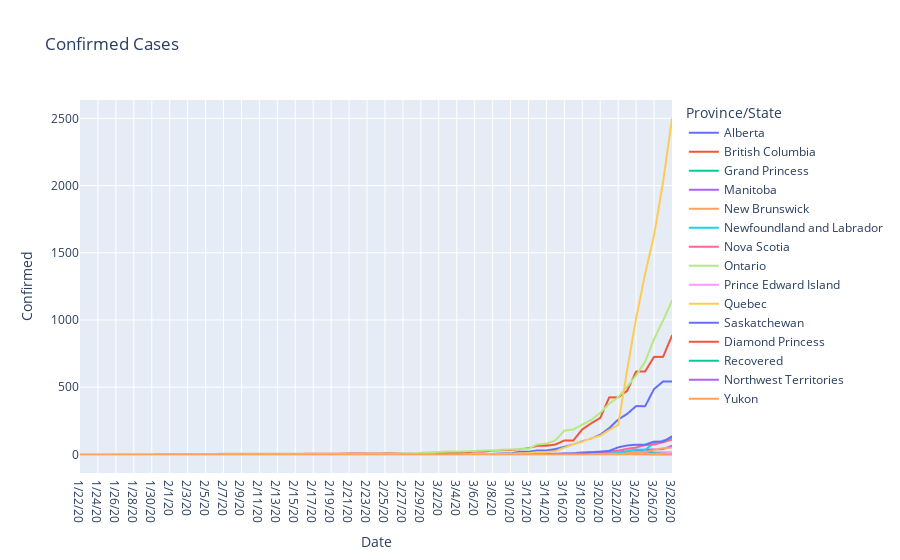

Notebook code for this chart:
### Code cell
df_prov = df_can[["Date", "Province/State", "Confirmed"]]#.groupby("Province/State")
px.line(df_prov, x="Date", y="Confirmed", color="Province/State", title="Confirmed Cases")

### Figure 1 — Plotly figure (JSON) as saved in the notebook; plotly's stock layout.template omitted (floating-point values rounded to 4 significant figures)
{"data": [{"hoverlabel": {"namelength": 0}, "hovertemplate": "Province/State=Alberta<br>Date=%{x}<br>Confirmed=%{y}", "legendgroup": "Alberta", "line": {"color": "#636efa", "dash": "solid"}, "mode": "lines", "name": "Alberta", "showlegend": true, "type": "scattergl", "x": ["1/22/20", "1/23/20", "1/24/20", "1/25/20", "1/26/20", "1/27/20", "1/28/20", "1/29/20", "1/30/20", "1/31/20", "2/1/20", "2/2/20", "2/3/20", "2/4/20", "2/5/20", "2/6/20", "2/7/20", "2/8/20", "2/9/20", "2/10/20", "2/11/20", "2/12/20", "2/13/20", "2/14/20", "2/15/20", "2/16/20", "2/17/20", "2/18/20", "2/19/20", "2/20/20", "2/21/20", "2/22/20", "2/23/20", "2/24/20", "2/25/20", "2/26/20", "2/27/20", "2/28/20", "2/29/20", "3/1/20", "3/2/20", "3/3/20", "3/4/20", "3/5/20", "3/6/20", "3/7/20", "3/8/20", "3/9/20", "3/10/20", "3/11/20", "3/12/20", "3/13/20", "3/14/20", "3/15/20", "3/16/20", "3/17/20", "3/18/20", "3/19/20", "3/20/20", "3/21/20", "3/22/20", "3/23/20", "3/24/20", "3/25/20", "3/26/20", "3/27/20", "3/28/20"], "xaxis": "x", "y": [0, 0, 0, 0, 0, 0, 0, 0, 0, 0, 0, 0, 0, 0, 0, 0, 0, 0, 0, 0, 0, 0, 0, 0, 0, 0, 0, 0, 0, 0, 0, 0, 0, 0, 0, 0, 0, 0, 0, 0, 0, 0, 0, 0, 1, 2, 4, 7, 7, 19, 19, 29, 29, 39, 56, 74, 97, 119, 146, 195, 259, 301, 359, 358, 486, 542, 542], "yaxis": "y"}, {"hoverlabel": {"namelength": 0}, "hovertemplate": "Province/State=British Columbia<br>Date=%{x}<br>Confirmed=%{y}", "legendgroup": "British Columbia", "line": {"color": "#EF553B", "dash": "solid"}, "mode": "lines", "name": "British Columbia", "showlegend": true, "type": "scattergl", "x": ["1/22/20", "1/23/20", "1/24/20", "1/25/20", "1/26/20", "1/27/20", "1/28/20", "1/29/20", "1/30/20", "1/31/20", "2/1/20", "2/2/20", "2/3/20", "2/4/20", "2/5/20", "2/6/20", "2/7/20", "2/8/20", "2/9/20", "2/10/20", "2/11/20", "2/12/20", "2/13/20", "2/14/20", "2/15/20", "2/16/20", "2/17/20", "2/18/20", "2/19/20", "2/20/20", "2/21/20", "2/22/20", "2/23/20", "2/24/20", "2/25/20", "2/26/20", "2/27/20", "2/28/20", "2/29/20", "3/1/20", "3/2/20", "3/3/20", "3/4/20", "3/5/20", "3/6/20", "3/7/20", "3/8/20", "3/9/20", "3/10/20", "3/11/20", "3/12/20", "3/13/20", "3/14/20", "3/15/20", "3/16/20", "3/17/20", "3/18/20", "3/19/20", "3/20/20", "3/21/20", "3/22/20", "3/23/20", "3/24/20", "3/25/20", "3/26/20", "3/27/20", "3/28/20"], "xaxis": "x", "y": [0, 0, 0, 0, 0, 0, 1, 1, 1, 1, 1, 1, 1, 1, 2, 2, 4, 4, 4, 4, 4, 4, 4, 4, 4, 4, 5, 5, 5, 5, 6, 6, 6, 6, 7, 7, 7, 7, 8, 8, 8, 9, 12, 13, 21, 21, 27, 32, 32, 39, 46, 64, 64, 73, 103, 103, 186, 231, 271, 424, 424, 472, 617, 617, 725, 725, 884], "yaxis": "y"}, {"hoverlabel": {"namelength": 0}, "hovertemplate": "Province/State=Grand Princess<br>Date=%{x}<br>Confirmed=%{y}", "legendgroup": "Grand Princess", "line": {"color": "#00cc96", "dash": "solid"}, "mode": "lines", "name": "Grand Princess", "showlegend": true, "type": "scattergl", "x": ["1/22/20", "1/23/20", "1/24/20", "1/25/20", "1/26/20", "1/27/20", "1/28/20", "1/29/20", "1/30/20", "1/31/20", "2/1/20", "2/2/20", "2/3/20", "2/4/20", "2/5/20", "2/6/20", "2/7/20", "2/8/20", "2/9/20", "2/10/20", "2/11/20", "2/12/20", "2/13/20", "2/14/20", "2/15/20", "2/16/20", "2/17/20", "2/18/20", "2/19/20", "2/20/20", "2/21/20", "2/22/20", "2/23/20", "2/24/20", "2/25/20", "2/26/20", "2/27/20", "2/28/20", "2/29/20", "3/1/20", "3/2/20", "3/3/20", "3/4/20", "3/5/20", "3/6/20", "3/7/20", "3/8/20", "3/9/20", "3/10/20", "3/11/20", "3/12/20", "3/13/20", "3/14/20", "3/15/20", "3/16/20", "3/17/20", "3/18/20", "3/19/20", "3/20/20", "3/21/20", "3/22/20", "3/23/20", "3/24/20", "3/25/20", "3/26/20", "3/27/20", "3/28/20"], "xaxis": "x", "y": [0, 0, 0, 0, 0, 0, 0, 0, 0, 0, 0, 0, 0, 0, 0, 0, 0, 0, 0, 0, 0, 0, 0, 0, 0, 0, 0, 0, 0, 0, 0, 0, 0, 0, 0, 0, 0, 0, 0, 0, 0, 0, 0, 0, 0, 0, 0, 0, 0, 0, 0, 2, 2, 2, 2, 8, 9, 9, 10, 10, 13, 13, 13, 13, 13, 13, 13], "yaxis": "y"}, {"hoverlabel": {"namelength": 0}, "hovertemplate": "Province/State=Manitoba<br>Date=%{x}<br>Confirmed=%{y}", "legendgroup": "Manitoba", "line": {"color": "#ab63fa", "dash": "solid"}, "mode": "lines", "name": "Manitoba", "showlegend": true, "type": "scattergl", "x": ["1/22/20", "1/23/20", "1/24/20", "1/25/20", "1/26/20", "1/27/20", "1/28/20", "1/29/20", "1/30/20", "1/31/20", "2/1/20", "2/2/20", "2/3/20", "2/4/20", "2/5/20", "2/6/20", "2/7/20", "2/8/20", "2/9/20", "2/10/20", "2/11/20", "2/12/20", "2/13/20", "2/14/20", "2/15/20", "2/16/20", "2/17/20", "2/18/20", "2/19/20", "2/20/20", "2/21/20", "2/22/20", "2/23/20", "2/24/20", "2/25/20", "2/26/20", "2/27/20", "2/28/20", "2/29/20", "3/1/20", "3/2/20", "3/3/20", "3/4/20", "3/5/20", "3/6/20", "3/7/20", "3/8/20", "3/9/20", "3/10/20", "3/11/20", "3/12/20", "3/13/20", "3/14/20", "3/15/20", "3/16/20", "3/17/20", "3/18/20", "3/19/20", "3/20/20", "3/21/20", "3/22/20", "3/23/20", "3/24/20", "3/25/20", "3/26/20", "3/27/20", "3/28/20"], "xaxis": "x", "y": [0, 0, 0, 0, 0, 0, 0, 0, 0, 0, 0, 0, 0, 0, 0, 0, 0, 0, 0, 0, 0, 0, 0, 0, 0, 0, 0, 0, 0, 0, 0, 0, 0, 0, 0, 0, 0, 0, 0, 0, 0, 0, 0, 0, 0, 0, 0, 0, 0, 0, 0, 4, 4, 4, 7, 8, 15, 17, 17, 18, 20, 20, 21, 35, 36, 39, 64], "yaxis": "y"}, {"hoverlabel": {"namelength": 0}, "hovertemplate": "Province/State=New Brunswick<br>Date=%{x}<br>Confirmed=%{y}", "legendgroup": "New Brunswick", "line": {"color": "#FFA15A", "dash": "solid"}, "mode": "lines", "name": "New Brunswick", "showlegend": true, "type": "scattergl", "x": ["1/22/20", "1/23/20", "1/24/20", "1/25/20", "1/26/20", "1/27/20", "1/28/20", "1/29/20", "1/30/20", "1/31/20", "2/1/20", "2/2/20", "2/3/20", "2/4/20", "2/5/20", "2/6/20", "2/7/20", "2/8/20", "2/9/20", "2/10/20", "2/11/20", "2/12/20", "2/13/20", "2/14/20", "2/15/20", "2/16/20", "2/17/20", "2/18/20", "2/19/20", "2/20/20", "2/21/20", "2/22/20", "2/23/20", "2/24/20", "2/25/20", "2/26/20", "2/27/20", "2/28/20", "2/29/20", "3/1/20", "3/2/20", "3/3/20", "3/4/20", "3/5/20", "3/6/20", "3/7/20", "3/8/20", "3/9/20", "3/10/20", "3/11/20", "3/12/20", "3/13/20", "3/14/20", "3/15/20", "3/16/20", "3/17/20", "3/18/20", "3/19/20", "3/20/20", "3/21/20", "3/22/20", "3/23/20", "3/24/20", "3/25/20", "3/26/20", "3/27/20", "3/28/20"], "xaxis": "x", "y": [0, 0, 0, 0, 0, 0, 0, 0, 0, 0, 0, 0, 0, 0, 0, 0, 0, 0, 0, 0, 0, 0, 0, 0, 0, 0, 0, 0, 0, 0, 0, 0, 0, 0, 0, 0, 0, 0, 0, 0, 0, 0, 0, 0, 0, 0, 0, 0, 0, 1, 1, 1, 1, 2, 6, 8, 11, 11, 11, 17, 17, 17, 18, 18, 33, 45, 51], "yaxis": "y"}, {"hoverlabel": {"namelength": 0}, "hovertemplate": "Province/State=Newfoundland and Labrador<br>Date=%{x}<br>Confirmed=%{y}", "legendgroup": "Newfoundland and Labrador", "line": {"color": "#19d3f3", "dash": "solid"}, "mode": "lines", "name": "Newfoundland and Labrador", "showlegend": true, "type": "scattergl", "x": ["1/22/20", "1/23/20", "1/24/20", "1/25/20", "1/26/20", "1/27/20", "1/28/20", "1/29/20", "1/30/20", "1/31/20", "2/1/20", "2/2/20", "2/3/20", "2/4/20", "2/5/20", "2/6/20", "2/7/20", "2/8/20", "2/9/20", "2/10/20", "2/11/20", "2/12/20", "2/13/20", "2/14/20", "2/15/20", "2/16/20", "2/17/20", "2/18/20", "2/19/20", "2/20/20", "2/21/20", "2/22/20", "2/23/20", "2/24/20", "2/25/20", "2/26/20", "2/27/20", "2/28/20", "2/29/20", "3/1/20", "3/2/20", "3/3/20", "3/4/20", "3/5/20", "3/6/20", "3/7/20", "3/8/20", "3/9/20", "3/10/20", "3/11/20", "3/12/20", "3/13/20", "3/14/20", "3/15/20", "3/16/20", "3/17/20", "3/18/20", "3/19/20", "3/20/20", "3/21/20", "3/22/20", "3/23/20", "3/24/20", "3/25/20", "3/26/20", "3/27/20", "3/28/20"], "xaxis": "x", "y": [0, 0, 0, 0, 0, 0, 0, 0, 0, 0, 0, 0, 0, 0, 0, 0, 0, 0, 0, 0, 0, 0, 0, 0, 0, 0, 0, 0, 0, 0, 0, 0, 0, 0, 0, 0, 0, 0, 0, 0, 0, 0, 0, 0, 0, 0, 0, 0, 0, 0, 0, 0, 0, 1, 1, 3, 3, 3, 4, 6, 9, 24, 35, 35, 82, 102, 120], "yaxis": "y"}, {"hoverlabel": {"namelength": 0}, "hovertemplate": "Province/State=Nova Scotia<br>Date=%{x}<br>Confirmed=%{y}", "legendgroup": "Nova Scotia", "line": {"color": "#FF6692", "dash": "solid"}, "mode": "lines", "name": "Nova Scotia", "showlegend": true, "type": "scattergl", "x": ["1/22/20", "1/23/20", "1/24/20", "1/25/20", "1/26/20", "1/27/20", "1/28/20", "1/29/20", "1/30/20", "1/31/20", "2/1/20", "2/2/20", "2/3/20", "2/4/20", "2/5/20", "2/6/20", "2/7/20", "2/8/20", "2/9/20", "2/10/20", "2/11/20", "2/12/20", "2/13/20", "2/14/20", "2/15/20", "2/16/20", "2/17/20", "2/18/20", "2/19/20", "2/20/20", "2/21/20", "2/22/20", "2/23/20", "2/24/20", "2/25/20", "2/26/20", "2/27/20", "2/28/20", "2/29/20", "3/1/20", "3/2/20", "3/3/20", "3/4/20", "3/5/20", "3/6/20", "3/7/20", "3/8/20", "3/9/20", "3/10/20", "3/11/20", "3/12/20", "3/13/20", "3/14/20", "3/15/20", "3/16/20", "3/17/20", "3/18/20", "3/19/20", "3/20/20", "3/21/20", "3/22/20", "3/23/20", "3/24/20", "3/25/20", "3/26/20", "3/27/20", "3/28/20"], "xaxis": "x", "y": [0, 0, 0, 0, 0, 0, 0, 0, 0, 0, 0, 0, 0, 0, 0, 0, 0, 0, 0, 0, 0, 0, 0, 0, 0, 0, 0, 0, 0, 0, 0, 0, 0, 0, 0, 0, 0, 0, 0, 0, 0, 0, 0, 0, 0, 0, 0, 0, 0, 0, 0, 0, 0, 0, 5, 7, 12, 14, 15, 21, 28, 41, 51, 68, 73, 90, 110], "yaxis": "y"}, {"hoverlabel": {"namelength": 0}, "hovertemplate": "Province/State=Ontario<br>Date=%{x}<br>Confirmed=%{y}", "legendgroup": "Ontario", "line": {"color": "#B6E880", "dash": "solid"}, "mode": "lines", "name": "Ontario", "showlegend": true, "type": "scattergl", "x": ["1/22/20", "1/23/20", "1/24/20", "1/25/20", "1/26/20", "1/27/20", "1/28/20", "1/29/20", "1/30/20", "1/31/20", "2/1/20", "2/2/20", "2/3/20", "2/4/20", "2/5/20", "2/6/20", "2/7/20", "2/8/20", "2/9/20", "2/10/20", "2/11/20", "2/12/20", "2/13/20", "2/14/20", "2/15/20", "2/16/20", "2/17/20", "2/18/20", "2/19/20", "2/20/20", "2/21/20", "2/22/20", "2/23/20", "2/24/20", "2/25/20", "2/26/20", "2/27/20", "2/28/20", "2/29/20", "3/1/20", "3/2/20", "3/3/20", "3/4/20", "3/5/20", "3/6/20", "3/7/20", "3/8/20", "3/9/20", "3/10/20", "3/11/20", "3/12/20", "3/13/20", "3/14/20", "3/15/20", "3/16/20", "3/17/20", "3/18/20", "3/19/20", "3/20/20", "3/21/20", "3/22/20", "3/23/20", "3/24/20", "3/25/20", "3/26/20", "3/27/20", "3/28/20"], "xaxis": "x", "y": [0, 0, 0, 0, 1, 1, 1, 1, 1, 3, 3, 3, 3, 3, 3, 3, 3, 3, 3, 3, 3, 3, 3, 3, 3, 3, 3, 3, 3, 3, 3, 3, 3, 4, 4, 4, 6, 6, 11, 15, 18, 20, 20, 22, 25, 28, 29, 34, 36, 41, 42, 74, 79, 104, 177, 185, 221, 257, 308, 377, 425, 503, 588, 688, 858, 994, 1144], "yaxis": "y"}, {"hoverlabel": {"namelength": 0}, "hovertemplate": "Province/State=Prince Edward Island<br>Date=%{x}<br>Confirmed=%{y}", "legendgroup": "Prince Edward Island", "line": {"color": "#FF97FF", "dash": "solid"}, "mode": "lines", "name": "Prince Edward Island", "showlegend": true, "type": "scattergl", "x": ["1/22/20", "1/23/20", "1/24/20", "1/25/20", "1/26/20", "1/27/20", "1/28/20", "1/29/20", "1/30/20", "1/31/20", "2/1/20", "2/2/20", "2/3/20", "2/4/20", "2/5/20", "2/6/20", "2/7/20", "2/8/20", "2/9/20", "2/10/20", "2/11/20", "2/12/20", "2/13/20", "2/14/20", "2/15/20", "2/16/20", "2/17/20", "2/18/20", "2/19/20", "2/20/20", "2/21/20", "2/22/20", "2/23/20", "2/24/20", "2/25/20", "2/26/20", "2/27/20", "2/28/20", "2/29/20", "3/1/20", "3/2/20", "3/3/20", "3/4/20", "3/5/20", "3/6/20", "3/7/20", "3/8/20", "3/9/20", "3/10/20", "3/11/20", "3/12/20", "3/13/20", "3/14/20", "3/15/20", "3/16/20", "3/17/20", "3/18/20", "3/19/20", "3/20/20", "3/21/20", "3/22/20", "3/23/20", "3/24/20", "3/25/20", "3/26/20", "3/27/20", "3/28/20"], "xaxis": "x", "y": [0, 0, 0, 0, 0, 0, 0, 0, 0, 0, 0, 0, 0, 0, 0, 0, 0, 0, 0, 0, 0, 0, 0, 0, 0, 0, 0, 0, 0, 0, 0, 0, 0, 0, 0, 0, 0, 0, 0, 0, 0, 0, 0, 0, 0, 0, 0, 0, 0, 0, 0, 0, 0, 1, 1, 1, 1, 2, 2, 2, 3, 3, 3, 5, 5, 9, 11], "yaxis": "y"}, {"hoverlabel": {"namelength": 0}, "hovertemplate": "Province/State=Quebec<br>Date=%{x}<br>Confirmed=%{y}", "legendgroup": "Quebec", "line": {"color": "#FECB52", "dash": "solid"}, "mode": "lines", "name": "Quebec", "showlegend": true, "type": "scattergl", "x": ["1/22/20", "1/23/20", "1/24/20", "1/25/20", "1/26/20", "1/27/20", "1/28/20", "1/29/20", "1/30/20", "1/31/20", "2/1/20", "2/2/20", "2/3/20", "2/4/20", "2/5/20", "2/6/20", "2/7/20", "2/8/20", "2/9/20", "2/10/20", "2/11/20", "2/12/20", "2/13/20", "2/14/20", "2/15/20", "2/16/20", "2/17/20", "2/18/20", "2/19/20", "2/20/20", "2/21/20", "2/22/20", "2/23/20", "2/24/20", "2/25/20", "2/26/20", "2/27/20", "2/28/20", "2/29/20", "3/1/20", "3/2/20", "3/3/20", "3/4/20", "3/5/20", "3/6/20", "3/7/20", "3/8/20", "3/9/20", "3/10/20", "3/11/20", "3/12/20", "3/13/20", "3/14/20", "3/15/20", "3/16/20", "3/17/20", "3/18/20", "3/19/20", "3/20/20", "3/21/20", "3/22/20", "3/23/20", "3/24/20", "3/25/20", "3/26/20", "3/27/20", "3/28/20"], "xaxis": "x", "y": [0, 0, 0, 0, 0, 0, 0, 0, 0, 0, 0, 0, 0, 0, 0, 0, 0, 0, 0, 0, 0, 0, 0, 0, 0, 0, 0, 0, 0, 0, 0, 0, 0, 0, 0, 0, 0, 1, 1, 1, 1, 1, 1, 2, 2, 3, 4, 4, 4, 8, 9, 17, 17, 24, 50, 74, 94, 121, 139, 181, 219, 628, 1013, 1342, 1632, 2024, 2498], "yaxis": "y"}, {"hoverlabel": {"namelength": 0}, "hovertemplate": "Province/State=Saskatchewan<br>Date=%{x}<br>Confirmed=%{y}", "legendgroup": "Saskatchewan", "line": {"color": "#636efa", "dash": "solid"}, "mode": "lines", "name": "Saskatchewan", "showlegend": true, "type": "scattergl", "x": ["1/22/20", "1/23/20", "1/24/20", "1/25/20", "1/26/20", "1/27/20", "1/28/20", "1/29/20", "1/30/20", "1/31/20", "2/1/20", "2/2/20", "2/3/20", "2/4/20", "2/5/20", "2/6/20", "2/7/20", "2/8/20", "2/9/20", "2/10/20", "2/11/20", "2/12/20", "2/13/20", "2/14/20", "2/15/20", "2/16/20", "2/17/20", "2/18/20", "2/19/20", "2/20/20", "2/21/20", "2/22/20", "2/23/20", "2/24/20", "2/25/20", "2/26/20", "2/27/20", "2/28/20", "2/29/20", "3/1/20", "3/2/20", "3/3/20", "3/4/20", "3/5/20", "3/6/20", "3/7/20", "3/8/20", "3/9/20", "3/10/20", "3/11/20", "3/12/20", "3/13/20", "3/14/20", "3/15/20", "3/16/20", "3/17/20", "3/18/20", "3/19/20", "3/20/20", "3/21/20", "3/22/20", "3/23/20", "3/24/20", "3/25/20", "3/26/20", "3/27/20", "3/28/20"], "xaxis": "x", "y": [0, 0, 0, 0, 0, 0, 0, 0, 0, 0, 0, 0, 0, 0, 0, 0, 0, 0, 0, 0, 0, 0, 0, 0, 0, 0, 0, 0, 0, 0, 0, 0, 0, 0, 0, 0, 0, 0, 0, 0, 0, 0, 0, 0, 0, 0, 0, 0, 0, 0, 0, 2, 2, 2, 7, 7, 8, 16, 20, 26, 52, 66, 72, 72, 95, 95, 134], "yaxis": "y"}, {"hoverlabel": {"namelength": 0}, "hovertemplate": "Province/State=Diamond Princess<br>Date=%{x}<br>Confirmed=%{y}", "legendgroup": "Diamond Princess", "line": {"color": "#EF553B", "dash": "solid"}, "mode": "lines", "name": "Diamond Princess", "showlegend": true, "type": "scattergl", "x": ["1/22/20", "1/23/20", "1/24/20", "1/25/20", "1/26/20", "1/27/20", "1/28/20", "1/29/20", "1/30/20", "1/31/20", "2/1/20", "2/2/20", "2/3/20", "2/4/20", "2/5/20", "2/6/20", "2/7/20", "2/8/20", "2/9/20", "2/10/20", "2/11/20", "2/12/20", "2/13/20", "2/14/20", "2/15/20", "2/16/20", "2/17/20", "2/18/20", "2/19/20", "2/20/20", "2/21/20", "2/22/20", "2/23/20", "2/24/20", "2/25/20", "2/26/20", "2/27/20", "2/28/20", "2/29/20", "3/1/20", "3/2/20", "3/3/20", "3/4/20", "3/5/20", "3/6/20", "3/7/20", "3/8/20", "3/9/20", "3/10/20", "3/11/20", "3/12/20", "3/13/20", "3/14/20", "3/15/20", "3/16/20", "3/17/20", "3/18/20", "3/19/20", "3/20/20", "3/21/20", "3/22/20", "3/23/20", "3/24/20", "3/25/20", "3/26/20", "3/27/20", "3/28/20"], "xaxis": "x", "y": [0, 0, 0, 0, 0, 0, 0, 0, 0, 0, 0, 0, 0, 0, 0, 0, 0, 0, 0, 0, 0, 0, 0, 0, 0, 0, 0, 0, 0, 0, 0, 0, 0, 0, 0, 0, 0, 0, 0, 0, 0, 0, 0, 0, 0, 0, 0, 0, 0, 0, 0, 0, 0, 0, 0, 0, 0, 0, 0, 0, 0, 0, 0, 0, 0, 0, 0], "yaxis": "y"}, {"hoverlabel": {"namelength": 0}, "hovertemplate": "Province/State=Recovered<br>Date=%{x}<br>Confirmed=%{y}", "legendgroup": "Recovered", "line": {"color": "#00cc96", "dash": "solid"}, "mode": "lines", "name": "Recovered", "showlegend": true, "type": "scattergl", "x": ["1/22/20", "1/23/20", "1/24/20", "1/25/20", "1/26/20", "1/27/20", "1/28/20", "1/29/20", "1/30/20", "1/31/20", "2/1/20", "2/2/20", "2/3/20", "2/4/20", "2/5/20", "2/6/20", "2/7/20", "2/8/20", "2/9/20", "2/10/20", "2/11/20", "2/12/20", "2/13/20", "2/14/20", "2/15/20", "2/16/20", "2/17/20", "2/18/20", "2/19/20", "2/20/20", "2/21/20", "2/22/20", "2/23/20", "2/24/20", "2/25/20", "2/26/20", "2/27/20", "2/28/20", "2/29/20", "3/1/20", "3/2/20", "3/3/20", "3/4/20", "3/5/20", "3/6/20", "3/7/20", "3/8/20", "3/9/20", "3/10/20", "3/11/20", "3/12/20", "3/13/20", "3/14/20", "3/15/20", "3/16/20", "3/17/20", "3/18/20", "3/19/20", "3/20/20", "3/21/20", "3/22/20", "3/23/20", "3/24/20", "3/25/20", "3/26/20", "3/27/20", "3/28/20"], "xaxis": "x", "y": [0, 0, 0, 0, 0, 0, 0, 0, 0, 0, 0, 0, 0, 0, 0, 0, 0, 0, 0, 0, 0, 0, 0, 0, 0, 0, 0, 0, 0, 0, 0, 0, 0, 0, 0, 0, 0, 0, 0, 0, 0, 0, 0, 0, 0, 0, 0, 0, 0, 0, 0, 0, 0, 0, 0, 0, 0, 0, 0, 0, 0, 0, 0, 0, 0, 0, 0], "yaxis": "y"}, {"hoverlabel": {"namelength": 0}, "hovertemplate": "Province/State=Northwest Territories<br>Date=%{x}<br>Confirmed=%{y}", "legendgroup": "Northwest Territories", "line": {"color": "#ab63fa", "dash": "solid"}, "mode": "lines", "name": "Northwest Territories", "showlegend": true, "type": "scattergl", "x": ["1/22/20", "1/23/20", "1/24/20", "1/25/20", "1/26/20", "1/27/20", "1/28/20", "1/29/20", "1/30/20", "1/31/20", "2/1/20", "2/2/20", "2/3/20", "2/4/20", "2/5/20", "2/6/20", "2/7/20", "2/8/20", "2/9/20", "2/10/20", "2/11/20", "2/12/20", "2/13/20", "2/14/20", "2/15/20", "2/16/20", "2/17/20", "2/18/20", "2/19/20", "2/20/20", "2/21/20", "2/22/20", "2/23/20", "2/24/20", "2/25/20", "2/26/20", "2/27/20", "2/28/20", "2/29/20", "3/1/20", "3/2/20", "3/3/20", "3/4/20", "3/5/20", "3/6/20", "3/7/20", "3/8/20", "3/9/20", "3/10/20", "3/11/20", "3/12/20", "3/13/20", "3/14/20", "3/15/20", "3/16/20", "3/17/20", "3/18/20", "3/19/20", "3/20/20", "3/21/20", "3/22/20", "3/23/20", "3/24/20", "3/25/20", "3/26/20", "3/27/20", "3/28/20"], "xaxis": "x", "y": [0, 0, 0, 0, 0, 0, 0, 0, 0, 0, 0, 0, 0, 0, 0, 0, 0, 0, 0, 0, 0, 0, 0, 0, 0, 0, 0, 0, 0, 0, 0, 0, 0, 0, 0, 0, 0, 0, 0, 0, 0, 0, 0, 0, 0, 0, 0, 0, 0, 0, 0, 0, 0, 0, 0, 0, 0, 0, 0, 0, 0, 0, 0, 0, 1, 1, 1], "yaxis": "y"}, {"hoverlabel": {"namelength": 0}, "hovertemplate": "Province/State=Yukon<br>Date=%{x}<br>Confirmed=%{y}", "legendgroup": "Yukon", "line": {"color": "#FFA15A", "dash": "solid"}, "mode": "lines", "name": "Yukon", "showlegend": true, "type": "scattergl", "x": ["1/22/20", "1/23/20", "1/24/20", "1/25/20", "1/26/20", "1/27/20", "1/28/20", "1/29/20", "1/30/20", "1/31/20", "2/1/20", "2/2/20", "2/3/20", "2/4/20", "2/5/20", "2/6/20", "2/7/20", "2/8/20", "2/9/20", "2/10/20", "2/11/20", "2/12/20", "2/13/20", "2/14/20", "2/15/20", "2/16/20", "2/17/20", "2/18/20", "2/19/20", "2/20/20", "2/21/20", "2/22/20", "2/23/20", "2/24/20", "2/25/20", "2/26/20", "2/27/20", "2/28/20", "2/29/20", "3/1/20", "3/2/20", "3/3/20", "3/4/20", "3/5/20", "3/6/20", "3/7/20", "3/8/20", "3/9/20", "3/10/20", "3/11/20", "3/12/20", "3/13/20", "3/14/20", "3/15/20", "3/16/20", "3/17/20", "3/18/20", "3/19/20", "3/20/20", "3/21/20", "3/22/20", "3/23/20", "3/24/20", "3/25/20", "3/26/20", "3/27/20", "3/28/20"], "xaxis": "x", "y": [0, 0, 0, 0, 0, 0, 0, 0, 0, 0, 0, 0, 0, 0, 0, 0, 0, 0, 0, 0, 0, 0, 0, 0, 0, 0, 0, 0, 0, 0, 0, 0, 0, 0, 0, 0, 0, 0, 0, 0, 0, 0, 0, 0, 0, 0, 0, 0, 0, 0, 0, 0, 0, 0, 0, 0, 0, 0, 0, 0, 0, 0, 0, 0, 3, 3, 4], "yaxis": "y"}], "layout": {"legend": {"title": {"text": "Province/State"}, "tracegroupgap": 0}, "title": {"text": "Confirmed Cases"}, "xaxis": {"anchor": "y", "domain": [0, 1], "title": {"text": "Date"}}, "yaxis": {"anchor": "x", "domain": [0, 1], "title": {"text": "Confirmed"}}}}
